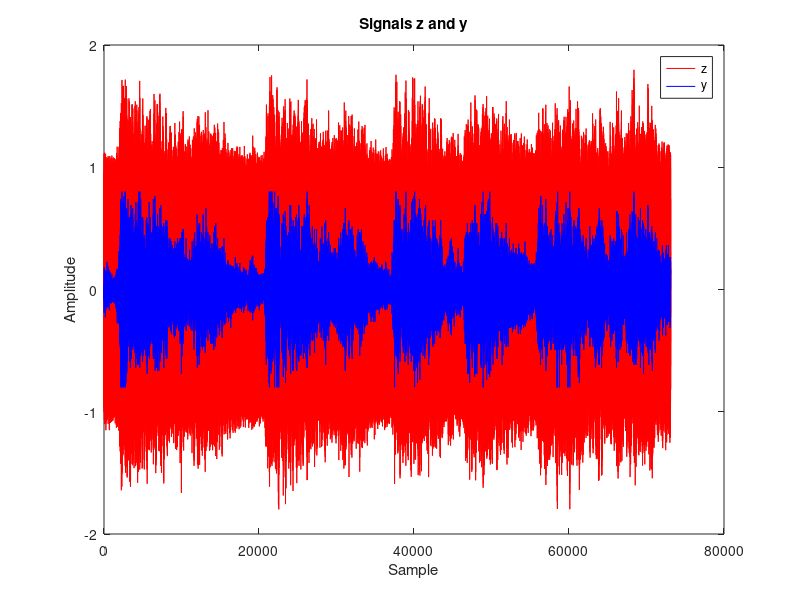
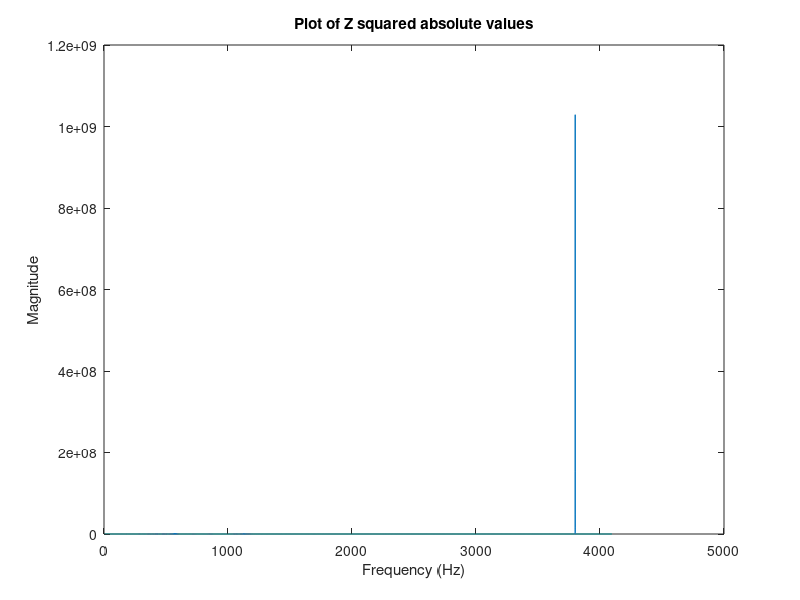
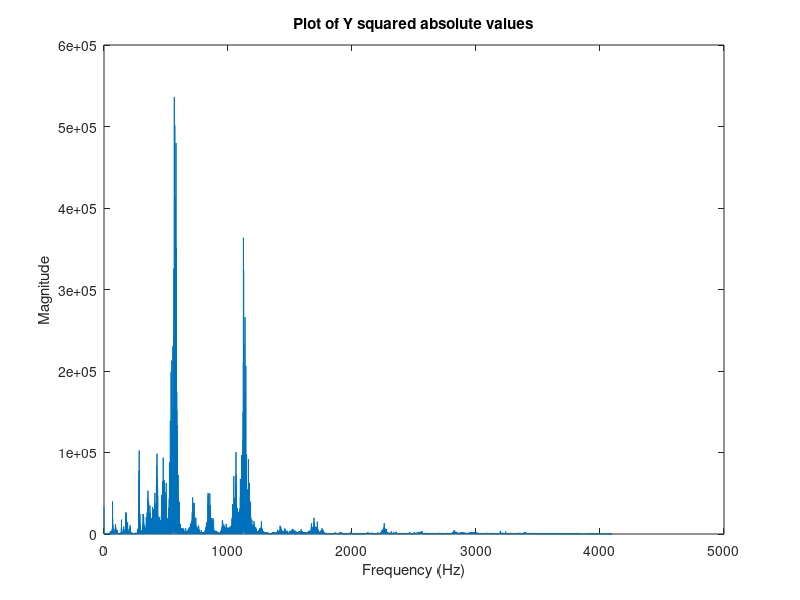
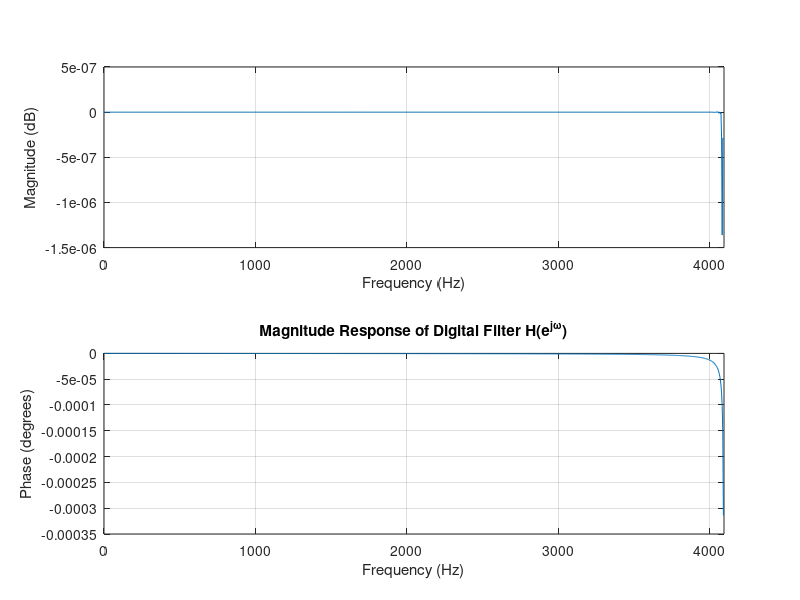

Reproduce these figures in MATLAB, in order. (Note: this script raises an error after producing the figures.)
%% Section 1: Load the Data and Plot the Signals z and y
clc;
close all;
clear all;
% Step 1: Load the data from the file 'sig_2.mat'
load('sig_2.mat', 'Fs', 'z', 'y'); % Variable names based on the file contents

% Step 2: Plot the signals z and y
figure; % Create a new figure window
plot(z, 'r'); % Plot z in red, corrected variable name
hold on; % Hold on to the current plot
plot(y, 'b'); % Plot y in blue, corrected variable name
legend('z', 'y'); % Corrected legend names
title('Signals z and y'); % Corrected title
xlabel('Sample'); % Label the x-axis
ylabel('Amplitude'); % Label the y-axis

%% Section 2: Plot the Squared Absolute Value of the DFT
% Step 3: Plot the squared absolute value of the analog Fourier transform
% Compute the DFT using FFT
N = length(z); % Assuming z and y have the same length
Z_fft = fft(z);
Y_fft = fft(y);

% Compute the frequency axis
f = Fs*(0:(floor(N/2)))/N;

% Compute the squared absolute value of the DFT
Z_fft_abs2 = abs(Z_fft(1:floor(N/2)+1)).^2;
Y_fft_abs2 = abs(Y_fft(1:floor(N/2)+1)).^2;

% Plot the squared absolute values
% Plot Z_fft_abs2
figure; % Creates a new figure window
plot(f, Z_fft_abs2);
title('Plot of Z squared absolute values');
xlabel('Frequency (Hz)');
ylabel('Magnitude');

% Plot Y_fft_abs2
figure; % Creates another new figure window
plot(f, Y_fft_abs2);
title('Plot of Y squared absolute values');
xlabel('Frequency (Hz)');
ylabel('Magnitude');

%% Section 3: Design the Digital Filter and Plot the Frequency Response
% Step 2: Define filter specifications
A_p = 5; % Passband attenuation in dB
A_s = 20; % Stopband attenuation in dB
Omega_p = 3600 * 2 * pi; % Passband frequency in rad/sec
Omega_s = 3800 * 2 * pi; % Stopband frequency in rad/sec

% Convert Omega_p to Hz for plotting
F_p = Omega_p / (2 * pi); % Passband frequency in Hz
F_s = Omega_s / (2 * pi); % Stopband frequency in Hz

% Pre-warped frequencies for accurate design in the digital domain
omega_p = 2 * Fs * tan(Omega_p / (2 * Fs));
omega_s = 2 * Fs * tan(Omega_s / (2 * Fs));

% Step 3: Calculate the order of the Butterworth filter
[n, Wn] = buttord(omega_p, omega_s, A_p, A_s, 's');

% Step 4: Design the analog Butterworth filter
[b, a] = butter(n, Wn, 's');

% Step 5: Convert to digital filter using bilinear transformation
[bz, az] = bilinear(b, a, Fs);
%[bz, az] = butter(n, Wn, 'lowpass');

% Step 6: Plot the magnitude response of the digital filter
figure;
freqz(bz, az, 1024, Fs);
title('Magnitude Response of Digital Filter H(e^{j\omega})');

% Step 7: Plot the magnitude response of the Analog filter
[Ha, wa] = freqs(b, a, 1024);
f_a = wa / (2 * pi);  % Convert rad/sec to Hz
Ha_dB = 20 * log10(abs(Ha));  % Convert magnitude to dB

figure;
plot(f_a, Ha_dB);
title('Magnitude Response of Analog Filter H_c(jΩ) in dB');
xlabel('Frequency (Hz)');
ylabel('Magnitude (dB)');
xlim([3400, 4000]);

% Set up frequency range for detailed comparison
f = linspace(0, Fs/2, 1000);  % Up to Nyquist frequency
w = 2*pi*f;                   % Angular frequency

% Digital filter response
[Hd, wd] = freqz(bz, az, w, Fs);
mag_d = 20*log10(abs(Hd));

% Analog filter response
[Ha, wa] = freqs(b, a, w);
mag_a = 20*log10(abs(Ha));

% Plotting comparison of Digital and Analog Filter Responses
figure;
plot(f, mag_d, 'b', 'LineWidth', 2);
hold on;
plot(f, mag_a, 'r--', 'LineWidth', 2);
grid on;
xlabel('Frequency (Hz)');
ylabel('Magnitude (dB)');
title('Comparison of Digital and Analog Filter Responses');
legend('Digital Filter', 'Analog Filter');
xlim([3400 4000]);  % Focus on the region of interest
ylim([-60 5]);      % Adjust as needed
xline(F_p, 'g--', 'Passband');
xline(F_s, 'r--', 'Stopband');

%% Section 4: Play the Original Signals
% Create an audioplayer object for y
playerObjY = audioplayer(y, Fs);

% Define start and stop samples for a 3-second playback
startY = 1;
stopY = playerObjY.SampleRate * 3;

% Play the y signal for the first 3 seconds
play(playerObjY, [startY, stopY]);

%% Create an audioplayer object for z
playerObjZ = audioplayer(z, Fs);

% Define start and stop samples for a 3-second playback
startZ = 1;
stopZ = playerObjZ.SampleRate * 3;

% Play the z signal for the first 3 seconds
play(playerObjZ, [startZ, stopZ]);

%% Section 5: Filter the Signal z and Play the Filtered Signal
% Filter the signal z using the designed digital filter
filtered_z = filter(bz, az, z);

% Create an audioplayer object for the filtered z
playerObjFilteredZ = audioplayer(filtered_z, Fs);

% Define start and stop samples for a 3-second playback
startZ = 1;
stopZ = playerObjFilteredZ.SampleRate * 3;

% Play the filtered z signal for the first 3 seconds
play(playerObjFilteredZ, [startZ, stopZ]);

%% perfect filtering (FIR)
% Define the parameters for FIR band-stop filter
N = 1000; % Filter length
n = -N:N; % Time index
B = pi/65; % Bandwidth of the notch

% Frequency to be removed (3800 Hz) converted to rad/s
w_0 = 2*pi*3800 / Fs;

% Design the FIR filter
h_1 = (2*cos(w_0*n).*sin(B*n))./(pi*n);
h_1(N+1) = B/pi; % Correct the center value

% Filter the signal z using the FIR filter
z_fir = z - conv(z, h_1, 'same');

%% Create an audioplayer object for the filtered signal
playerObjFIRFilteredZ = audioplayer(z_fir, Fs);

% Define start and stop samples for a 3-second playback
startZ = 1;
stopZ = playerObjFIRFilteredZ.SampleRate * 3;

% Play the filtered z signal for the first 3 seconds
play(playerObjFIRFilteredZ, [startZ, stopZ]);

%% Section 6: Compute and Print SNR of the Filtered Signals

% Compute SNR for the digital filter
% Original signal: z
% Filtered signal: filtered_z
SNR_digital = 10 * log10(mean(z.^2) / mean((filtered_z - z).^2));
fprintf('SNR of the digital filter (in dB): %.2f\n', SNR_digital);

% Compute SNR for the FIR filter
% Original signal: z
% Filtered signal: z_fir
SNR_FIR = 10 * log10(mean(z.^2) / mean((z_fir - z).^2));
fprintf('SNR of the FIR filter (in dB): %.2f\n', SNR_FIR);
